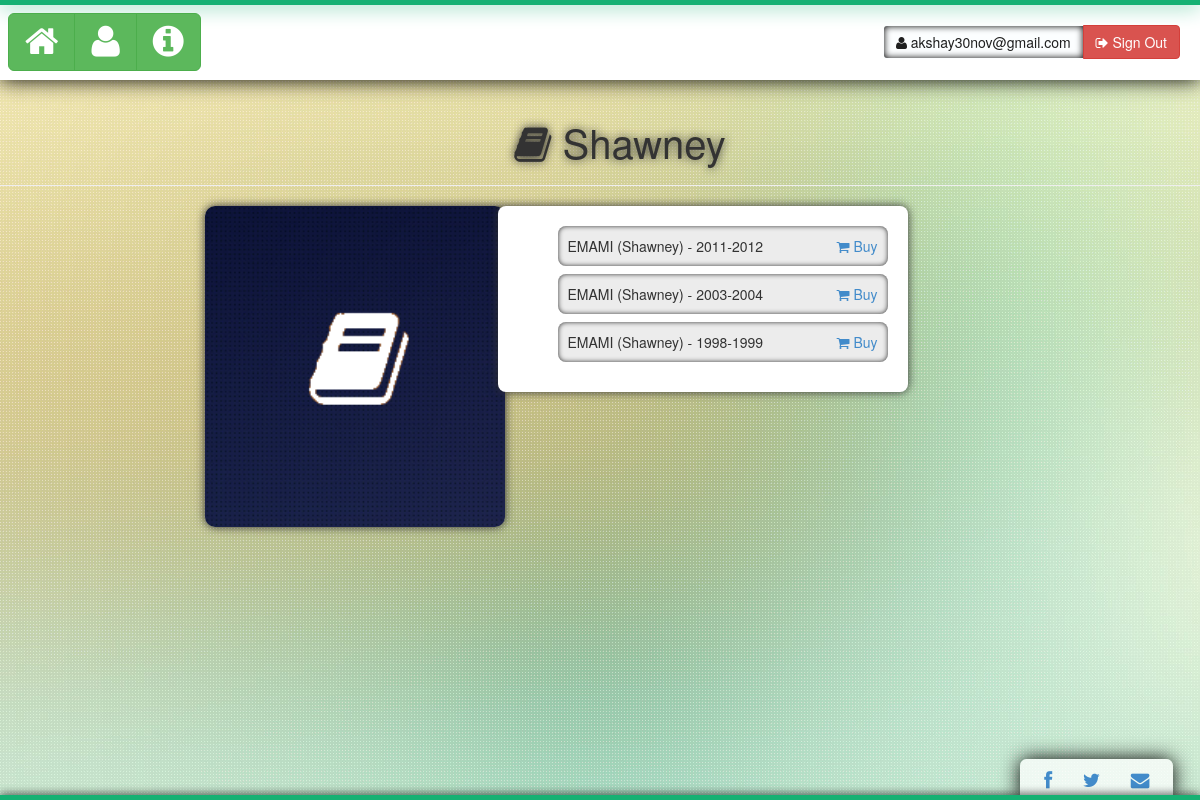
The page /booksManiacs/items/Shawney/ (signed in) on the database its author committed.
### booksManiacs/models.py (models this page shows, shortened)
class Item(models.Model):
	ITEM_STATUS = (
		('0','no_request'),
		('1','request_to_buy'),
		('2','sold'),
	)
	name = 	models.ForeignKey(Book)
	edition = models.CharField(max_length=15)
	seller = models.ForeignKey(Profile)
	buy_request = models.CharField(max_length=1,choices=ITEM_STATUS,default='0')
	buyer = models.ForeignKey(Profile,related_name='+',blank=True, null=True)
	other_details = models.TextField(default='')

class Book(models.Model):
	name = models.CharField(max_length=100)
	author = models.CharField(max_length=40,primary_key=True)
	avail_count = models.IntegerField(default=0)
	price = models.IntegerField()
	imageLink = models.CharField(max_length=500,blank=True)
	def __unicode__(self):
		return self.name + " (" + self.author + ")"

### booksManiacs/views.py (the view)
# urls.py: url(r'^items/(?P<book_author>[\w\s]+)/$', views.items, name='items'),
def items(request, book_author):
	exist = Book.objects.filter(author=book_author).count()
	if exist:
		if request.session.get('user'):
			name = request.session.get('user')
			req_items = Item.objects.filter(name=book_author, buy_request=0).exclude(seller=name)
			own_items = Item.objects.filter(name=book_author, seller=name).count()
			data = {'req_items' : req_items, 'book_author' : book_author, 'exist' : exist, 'name' : name, 'own_items' : own_items}
		else:
			req_items = Item.objects.filter(name=book_author)
			data = {'req_items' : req_items, 'book_author' : book_author, 'exist' : exist}
		return render(request, 'booksManiacs/items.html', data)
	else:
		return HttpResponse("sorry there is no such book. you have reached the wrong page.")

### booksManiacs/templates/booksManiacs/items.html (shortened to what this page needs)
{% extends "base.html" %}
	{% load staticfiles %}
	{% block staticFiles %}
		<link rel="stylesheet" type="text/css" href="{% static 'booksManiacs/css/items.css' %}" />
	{% endblock %}
	{% block container %}
		<h1 id = "bookName"><i class = "fa fa-book"></i> {{ book_author }}</h1>
		<hr>
		<div class="row">
			<div class="col-md-3 col-md-offset-2">
				<img src="{% static 'booksManiacs/images/book.png' %}" class="bookImage">
			</div>
			<div class="col-md-4 itemDetails">
				{% if req_items %}
					<ul>
					{% for item in req_items %}
						<li class="itemRow">{{ item.name }} - {{ item.edition }}
							{% if name %}
								<a href="/booksManiacs/buy/{{ item.id }}/"><i class="fa fa-shopping-cart"></i> Buy</a>
							{% endif %}
						</li>
					{% endfor %}
					</ul>
				{% else %}
					<div id="bookError">Sorry...We dont have this book in stock right now.Please try later.</div>
				{% endif %}
			</div>
		</div>
	{% endblock %}

### booksManiacs/templates/base.html (shortened to what this page needs)
<!DOCTYPE html>
<html lang="en">
	<head>
		{% load staticfiles %}
		<link rel="stylesheet" type="text/css" href="{% static 'booksManiacs/css/bootstrap.min.css' %}" />
		<link rel="stylesheet" type="text/css" href="{% static 'booksManiacs/css/application.css' %}" />
		<link rel="stylesheet" href="{% static 'booksManiacs/font-awesome/css/font-awesome.min.css' %}">
		{% block staticFiles %}
		{% endblock %}
	</head>
	<body>
		<div id = "header">
			<div id = "line"></div>
			<div id = "headerContent">
				<div id = "navData" class = "btn-group">
					<a href = "/booksManiacs/" class = "btn btn-success btn-lg">
						<i class = "fa fa-home fa-2x"></i>
					</a>
					<button class = "btn btn-success btn-lg">
						<i class = "fa fa-user fa-2x"></i>
					</button>
					<button class = "btn btn-success btn-lg" data-toggle = "modal" data-target = "#myModal">
						<i class = "fa fa-info-circle fa-2x"></i>
					</button>
				</div>
				<div id = "forms">
				{% if name %}
					<div class = "btn-group">
						<a href = "#" class = "btn btn-info">
							<i class = "fa fa-user"></i> {{ name }}
						</a>
						<a href="/booksManiacs/logout/" class = "btn btn-danger">
							<i class = "fa fa-sign-out"></i> Sign Out
						</a>
					</div>
				{% endif %}
				</div>
			</div>
		</div>
		<div id = "content">
			{% block container %}
			{% endblock %}
		</div>
		<div id = "follow">
			<a href = "http://fb.com/" target="_blank"><i class = "fa fa-facebook fa-lg"></i></a> <a href = "http://www.twitter.com" target = "_blank"><i class = "fa fa-twitter fa-lg"></i></a> <a href= "mailto:admin@gmail.com"><i class = "fa fa-envelope fa-lg"></i></a>
		</div>
		<div id = "footer">
		</div>
	</body>
</html>

### booksManiacs/static/booksManiacs/css/application.css (style rules this page uses)
#header { position: fixed; top: 0pt; height: 60pt; width: 100%; background-color: white; z-index: 2; box-shadow: 0px 0px 20px black; }
#header #line { position: relative; height: 4pt; width: 100%; background-color: rgb(22, 177, 115); box-shadow: 0px 0px 20px rgb(22, 177, 115); }
#content { position: relative; top: 70pt; bottom: 10pt; }
#footer { position: fixed; bottom: 0pt; width: 100%; height: 4pt; background-color: rgb(22, 177, 115); box-shadow: 0px 0px 10px black; }
body { background-image: url("/static/booksManiacs/images/bg.jpg"); background-attachment: fixed; }
#forms { float: right; padding: 15pt; }
#headerContent { position: relative; }
#navData { float: left; padding: 6pt; }
#follow { padding: 8pt; position: fixed; bottom: 0pt; right: 20pt; height: auto; border-top-right-radius: 5pt; border-top-left-radius: 5pt; background-color: rgba(255,255,255,0.72); box-shadow: 0px 0px 20px black; }
#follow i { margin-right: 10pt; margin-left: 10pt; }

### booksManiacs/static/booksManiacs/css/items.css (style rules this page uses)
#bookName { text-align: center; margin-top: 20pt; margin-left: 30pt; font-size: 30pt; text-shadow: 0px 0px 10px; }
.bookImage { border-radius: 10px; box-shadow: 0px 0px 10px; width: 300px; }
.itemDetails { padding: 20px; border-radius: 8px; box-shadow: 0px 0px 10px; background: white; }
.itemDetails ul { list-style: none; }
.itemRow { border-radius: 8px; padding: 10px; margin-bottom: 8px; background: rgb(236, 236, 236); box-shadow: 0px 0px 5px inset; }
.itemRow a { float: right; }

### rows shown on the page
Item: buyer "akshay30nov@gmail.com", name "EMAMI (Shawney)", edition "1998-1999"
Item: name "EMAMI (Shawney)", edition "2011-2012"
Item: name "EMAMI (Shawney)", edition "2003-2004"

### other values the page prints
{{ book_author }} "Shawney"
